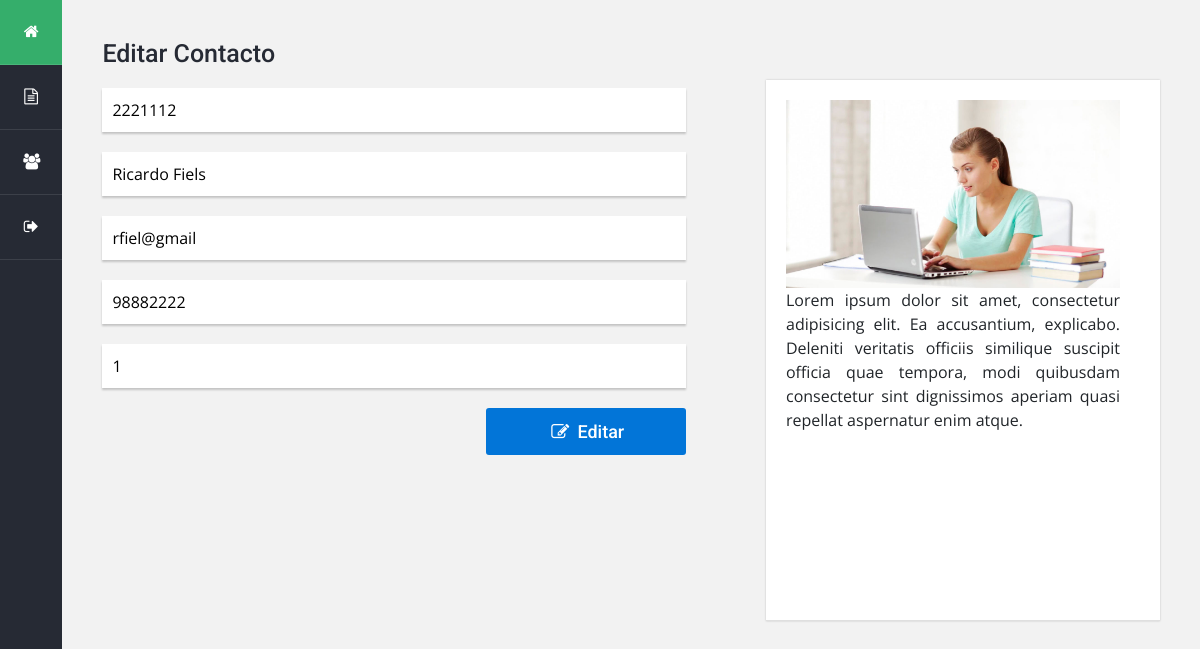
Page /ExamenPhp/manejadorContacto.php?accion=crudEditar&rut=2221112 on the committed database.
### tables this page shows
CREATE TABLE `contacto` (
  `rut` varchar(10) NOT NULL,
  `nombre` varchar(45) NOT NULL,
  `email` varchar(45) NOT NULL,
  `telefono` varchar(15) NOT NULL,
  `empresa_codigo` int(11) NOT NULL
);

### ExamenPhp/controllers/ContactoController.php (called while the page is built, shortened)
<?php
	require_once "./models/Contacto.php";
	class ContactoController {
		public $contacto;
		public function __construct() {
	        $this->contacto = new Contacto();
	    }
		public function crudEditar() {
			$this->contacto->setRut($_REQUEST['rut']);
			$contacto = $this->contacto->buscarXRut();
    		include "views/sections/clienteHead.php";
			include 'views/frm_contacto_edit.php';
			include "views/sections/footer.php";
		}
	}
?>

### ExamenPhp/models/Contacto.php (called while the page is built, shortened)
<?php
require_once "DB.php";
class Contacto
    {
        private $rut, $nombre, $email, $telefono, $empresaCodigo;
        public function __construct($rut=null, $nombre=null, $email=null, $telefono=null, $empresaCodigo=null)
        {
            $this->rut           = $rut;
            $this->nombre        = $nombre;
            $this->email         = $email;
            $this->telefono      = $telefono;
            $this->empresaCodigo = $empresaCodigo;
        }
        public function setRut($rut)
        {
            $this->rut = $rut;
        }
        public function getRut()
        {
            return $this->rut;
        }
        public function setNombre($nombre)
        {
            $this->nombre = $nombre;
        }
        public function getNombre()
        {
            return $this->nombre;
        }
        public function setEmail($email)
        {
            $this->email = $email;
        }
        public function getEmail()
        {
            return $this->email;
        }
        public function setTelefono($telefono)
        {
            $this->telefono = $telefono;
        }
        public function getTelefono()
        {
            return $this->telefono;
        }
        public function setEmpresaCodigo($empresaCodigo)
        {
            $this->empresaCodigo = $empresaCodigo;
        }
        public function getEmpresaCodigo()
        {
            return $this->empresaCodigo;
        }
        public function buscarXRut(){
            $db = new DB();
            $query = "SELECT rut, nombre, email, telefono, empresa_codigo FROM Contacto WHERE rut = '$this->rut'";
            $sentencia = $db->getConexion()->prepare($query);
            $sentencia->execute();
            $rs= $sentencia->fetchAll();
            $Contacto = new Contacto();
            foreach($rs as $fila){
                $Contacto->setRut($fila["rut"]);
                $Contacto->setNombre($fila["nombre"]);
                $Contacto->setEmail($fila["email"]);
                $Contacto->setTelefono($fila["telefono"]);
                $Contacto->setEmpresaCodigo($fila["empresa_codigo"]);
            }
            return $Contacto;
        }
    }
?>

### ExamenPhp/models/DB.php (called while the page is built)
<?php
	class DB
	{
		private $conexion;
		function __construct()
		{
			try{
				$this->conexion = new PDO('mysql:host=localhost;dbname=bbddisp', 'userbbddisp', 'userbbddisp');
			}
			catch(PDOException $e){
		    	$this->conexion = null;
			}
		}
		function getConexion(){
			return $this->conexion;
		}
	}
?>

### ExamenPhp/views/frm_contacto_edit.php (the view)
<main class="main col">
				<div class="row">
					<div class="columna col-lg-7">
						<div class="widget nueva_entrada">
							<h3 class="titulo">Editar Contacto</h3>
							<form action="?accion=editar" method="post">
								<input type="text" name="rut"  value="<?php echo $contacto->getRut(); ?>" readonly />
								<input type="text" name="nombre" value="<?php echo $contacto->getNombre(); ?>"/>
								<input type="text" name="email"  value="<?php echo $contacto->getEmail(); ?>" />
								<input type="text" name="telefono" value="<?php echo $contacto->getTelefono(); ?>"/>
								<input type="text" name="empresaCodigo" value="<?php echo $contacto->getEmpresaCodigo(); ?>"/>
								<div class="d-flex justify-content-end">
									<button><i class="icon icon-edit"></i> Editar </button>
								</div>
							</form>
						</div>
					</div>
					<div class="columna col-lg-5">
						<div class="widget comentarios">
							<div class="contenedor">
								<div class="comentario d-flex flex-wrap">
									<div class="foto">
										<img src="../../WebPHPISP/views/images/comp.jpg">
										<p style="text-align: justify;">	Lorem ipsum dolor sit amet, consectetur adipisicing elit. Ea accusantium, explicabo. Deleniti veritatis officiis similique suscipit officia quae tempora, modi quibusdam consectetur sint dignissimos aperiam quasi repellat aspernatur enim atque.</p>
									</div>
								</div>
							</div>
						</div>
					</div>
				</div>
</main>

### ExamenPhp/views/css/estilos2.css (style rules this page uses)
body { background: #f2f2f2; font-size: 16px; font-family: 'Open Sans', sans-serif; }
.main { padding-top: 40px; }
.main .columna { padding-left: 40px; padding-right: 40px; }
.main .titulo { color: #262a34; font-size: 25px; font-weight: 500; font-family: 'Roboto', sans-serif; margin-bottom: 20px; }
.main .widget { margin-bottom: 40px; }
.main .widget form input[type="text"], .main .widget form textarea { width: 100%; padding: 10px; margin-bottom: 20px; font-family: 'Open Sans', sans-serif; border: none; box-shadow: 0px 2px 2px 0px rgba(0,0,0,0.2); }
.main .widget form input[type="text"] { font-weight: 400; }
.main .widget form button { background: #0275d8; cursor: pointer; color: #fff; font-family: 'Roboto', sans-serif; font-size: 18px; font-weight: 500; border: none; display: inline-block; padding: 10px; width: 200px; border-radius: 3px; transition: all .3s ease; }
.main .comentarios .contenedor { box-shadow: 0px 0px 2px 0px rgba(0,0,0,0.2); }
.main .comentarios .comentario { background: #fff; padding: 20px; margin-top: 40px; border-bottom: 1px solid #dfdfdf; }
.main .comentarios .comentario .foto { width: 100%; height: 500px; overflow: hidden; margin-right: 20px; }
.main .comentarios .comentario .foto img { width: 100%; }

### rows in the picture
contacto: rut "2221112", nombre "Ricardo Fiels", email "rfiel@gmail", telefono "98882222", empresaCodigo "1"
